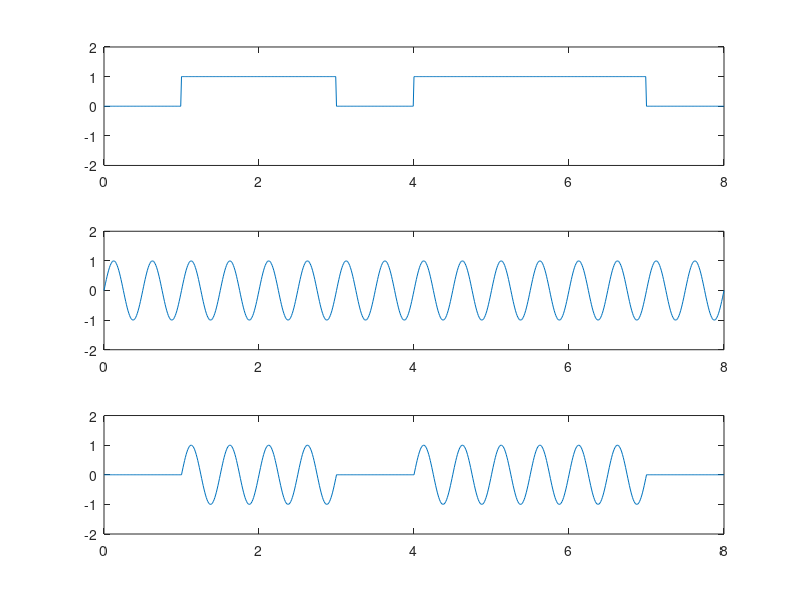

Write MATLAB code to recreate this figure.
clc;
clear all;

fs = 100;
t = 0:1/fs:8;
fc = 2;

wc = 2*pi*fc;
c  = sin(wc*t);

m = t;
bs = [0 1 1 0 1 1 1 0];

for i=1:length(t)
    m(i) = bs(mod(floor(t(i)), 8) + 1);
end

subplot(3, 1, 1);
plot(t, m);
axis([0 8 -2 2]);

subplot(3, 1, 2);
plot(t, c);
axis([0 8 -2 2])

subplot(3, 1, 3);
plot(t, m .* c);
axis([0 8 -2 2])